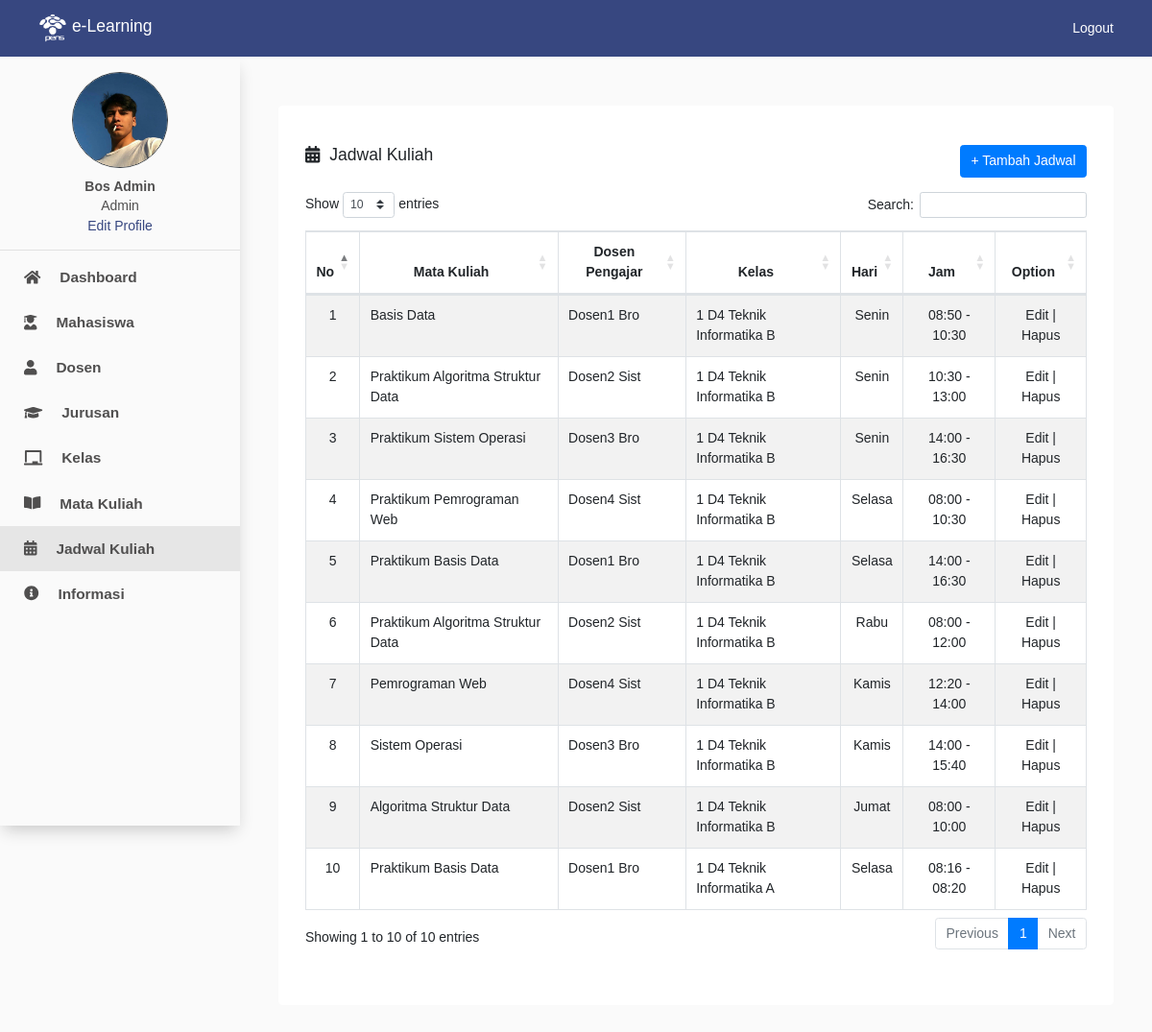
/view/admin/jadwalKuliah.php (signed in), run on the app's committed database.
### tables this page shows
CREATE TABLE `user` (
  `id` int(11) NOT NULL,
  `user_id` int(11) NOT NULL,
  `nama` varchar(100) NOT NULL,
  `email` varchar(100) NOT NULL,
  `password` varchar(100) NOT NULL,
  `nama_foto` varchar(100) NOT NULL,
  `tipe_foto` varchar(100) NOT NULL,
  `role` varchar(100) NOT NULL
);

CREATE TABLE `jadwal` (
  `id` int(11) NOT NULL,
  `matkul_id` int(11) NOT NULL,
  `dosen_id` int(11) NOT NULL,
  `kelas_id` int(11) NOT NULL,
  `hari` varchar(100) NOT NULL,
  `jam_mulai` varchar(100) NOT NULL,
  `jam_selesai` varchar(100) NOT NULL
);

CREATE TABLE `matkul` (
  `id` int(11) NOT NULL,
  `matkul` varchar(100) NOT NULL,
  `sks` varchar(100) NOT NULL
);

CREATE TABLE `dosen` (
  `id` int(11) NOT NULL,
  `nidn` varchar(100) NOT NULL,
  `nama_depan` varchar(100) NOT NULL,
  `nama_belakang` varchar(100) NOT NULL,
  `jenis_kelamin` varchar(100) NOT NULL,
  `alamat` varchar(100) NOT NULL,
  `nohp` varchar(100) NOT NULL,
  `nama_foto` varchar(100) NOT NULL,
  `tipe_foto` varchar(100) NOT NULL
);

CREATE TABLE `kelas` (
  `id` int(11) NOT NULL,
  `kelas` varchar(100) NOT NULL
);

### view/admin/jadwalKuliah.php (the view, shortened to what this page needs)
<?php
include '../../config/connection.php';
$id = $_SESSION['id'];
$query = mysqli_query($connection, "SELECT * FROM user WHERE id = $id");
$result = mysqli_fetch_assoc($query);
?>
<!DOCTYPE html>
<html lang="en">
<head>
    <link rel="stylesheet" href="https://cdn.jsdelivr.net/npm/bootstrap@4.6.0/dist/css/bootstrap.min.css">
    <link rel="stylesheet" href="https://cdnjs.cloudflare.com/ajax/libs/font-awesome/5.13.0/css/all.min.css">
    <link rel="stylesheet" href="https://cdnjs.cloudflare.com/ajax/libs/twitter-bootstrap/4.5.2/css/bootstrap.css">
    <link rel="stylesheet" href="https://cdn.datatables.net/1.10.24/css/dataTables.bootstrap4.min.css">
    <link rel="stylesheet" href="../style.css">
</head>
<body style="background: #fafafa">
    <nav class="navbar navbar-light fixed-top" style="padding: 10px 40px; background-color: #374780">
        <a class="navbar-brand" href="#" style="color: #ffff">
            <img src="../assets/pens_putih.png" width="30" height="30" class="d-inline-block align-top" alt="">
            e-Learning
        </a>
        <span class="navbar-text">
            <a href="../../config/logout.php" style="color: #ffff; text-decoration: none">Logout</a>
        </span>
    </nav>
    <div class="wrapper">
        <nav id="sidebar">
            <div style="text-align: center; margin-top: 15px">
                <?php
                if ($result['nama_foto'] == '') {
                ?><img src="../assets/user.png" width="90px" height="90px" class="rounded-circle border border-dark"><br><br>
                <?php
                } else {
                ?><img src="../../profileUser/<?php echo $result['nama_foto'] ?>" width="100px" height="100px" class="rounded-circle border border-dark"><br><br>
                <?php
                }
                ?>
                <p style="margin-top: -12px; font-weight: bold; margin-bottom: 2px"><?php echo $result['nama'] ?></p>
                <p style="margin-top: -3px; margin-bottom: 0px">Admin</p>
                <a href="" style="color:#374780" data-toggle="modal" data-target="#editProfile">Edit Profile</a>
            </div>
            <hr>
            <ul class="list-unstyled components" style="margin-top: -10px">
                <li>
                    <a href="dashboard.php"><span class="fas fa-home" style="margin-right: 20px;"></span>Dashboard</a>
                </li>
                <li>
                    <a href="daftarMahasiswa.php"><span class="fas fa-user-graduate" style="margin-right: 20px;"></span>Mahasiswa</a>
                </li>
                <li>
                    <a href="daftarDosen.php"><span class="fas fa-user" style="margin-right: 20px;"></span>Dosen</a>
                </li>
                <li>
                    <a href="daftarJurusan.php"><span class="fas fa-graduation-cap" style="margin-right: 20px;"></span>Jurusan</a>
                </li>
                <li>
                    <a href="daftarKelas.php"><span class="fas fa-chalkboard" style="margin-right: 20px;"></span>Kelas</a>
                </li>
                <li>
                    <a href="daftarMatkul.php"><span class="fas fa-book-open" style="margin-right: 20px;"></span>Mata Kuliah</a>
                </li>
                <li class="active">
                    <a href="jadwalKuliah.php"><span class="fas fa-calendar-alt" style="margin-right: 20px;"></span>Jadwal Kuliah</a>
                </li>
                <li>
                    <a href="informasi.php"><span class="fas fa-info-circle" style="margin-right: 20px;"></span>Informasi</a>
                </li>
            </ul>
        </nav>
        <div class="content">
            <div style="padding: 30px 20px">
                <div class="jumbotron" style="background-color: #fff">
                    <div style="display: flex; justify-content: space-between">
                        <h5 style="margin-top: -15px; margin-bottom: 15px"><span class="fas fa-calendar-alt" style="margin-right: 10px;"></span>Jadwal Kuliah</h5>
                        <button type="button" class="btn btn-primary" data-toggle="modal" data-target="#inputData" style="margin-top: -15px; margin-bottom: 15px">
                            + Tambah Jadwal
                        </button>
                    </div>
                    <section>
                        <table id="example" class="table table-striped table-bordered" style="width:100%">
                            <thead>
                                <tr>
                                    <th style="text-align: center">No</th>
                                    <th style="text-align: center">Mata Kuliah</th>
                                    <th style="text-align: center">Dosen Pengajar</th>
                                    <th style="text-align: center">Kelas</th>
                                    <th style="text-align: center">Hari</th>
                                    <th style="text-align: center">Jam</th>
                                    <th style="text-align: center">Option</th>
                                </tr>
                            </thead>
                            <tbody>
                                <?php
                                $dataMatkul = mysqli_query($connection, "SELECT * FROM jadwal");
                                foreach ($dataMatkul as $key => $value) {
                                    $matkul = mysqli_fetch_assoc(mysqli_query($connection, "SELECT * FROM matkul WHERE id='$value[matkul_id]'"));
                                    $dosen = mysqli_fetch_assoc(mysqli_query($connection, "SELECT * FROM dosen WHERE id='$value[dosen_id]'"));
                                    $kelas = mysqli_fetch_assoc(mysqli_query($connection, "SELECT * FROM kelas WHERE id='$value[kelas_id]'")) ?>
                                    <tr>
                                        <td style="text-align: center"><?php echo ++$key ?></td>
                                        <td><?php echo $matkul['matkul'] ?></td>
                                        <td><?php echo $dosen['nama_depan'] . ' ' . $dosen['nama_belakang'] ?></td>
                                        <td><?php echo $kelas['kelas'] ?></td>
                                        <td style="text-align: center"><?php echo $value['hari'] ?></td>
                                        <td style="text-align: center"><?php echo $value['jam_mulai'] . ' - ' . $value['jam_selesai'] ?></td>
                                        <td style="text-align: center">
                                            <a href="" data-toggle="modal" data-target="#editData<?php echo $value['id'] ?>">Edit</a> |
                                            <a href="" data-toggle="modal" data-target="#deleteData<?php echo $value['id'] ?>">Hapus</a>
                                        </td>
                                    </tr>
                                <?php
                                }
                                ?>
                            </tbody>
                        </table>
                    </section>
                </div>
            </div>
        </div>
    </div>
</body>
</html>

### view/style.css (style rules this page uses)
* { font-family: 'Poppins', sans-serif; font-size: 14px; }
.wrapper { display: flex; width: 100%; align-items: stretch; margin-top: 60px }
a, a:hover, a:focus { color: inherit; text-decoration: none; transition: all 0.3s; }
#sidebar { min-width: 250px; max-width: 250px; min-height: 100vh; background: rgb(250, 250, 250); color: rgb(80, 79, 79); transition: all 0.3s; box-shadow: 0 8px 16px -4px rgb(199, 199, 199); position: fixed; }
#sidebar ul li a { padding: 12px 25px; font-size: 1.1em; display: block; font-weight: 600; }
#sidebar ul li.active { color: rgb(80, 79, 79); background: #e6e6e6; }
.content { width: 100%; padding: 20px; min-height: 100vh; margin-left: 250px; }

### data on the page
user: nama_foto (picture), nama "Bos Admin"
jadwal: matkul.matkul "Basis Data", dosen.nama_depan "Dosen1", dosen.nama_belakang "Bro", kelas.kelas "1 D4 Teknik Informatika B", hari "Senin", jam_mulai "08:50", jam_selesai "10:30"
jadwal: matkul.matkul "Praktikum Algoritma Struktur Data", dosen.nama_depan "Dosen2", dosen.nama_belakang "Sist", kelas.kelas "1 D4 Teknik Informatika B", hari "Senin", jam_mulai "10:30", jam_selesai "13:00"
jadwal: matkul.matkul "Praktikum Sistem Operasi", dosen.nama_depan "Dosen3", dosen.nama_belakang "Bro", kelas.kelas "1 D4 Teknik Informatika B", hari "Senin", jam_mulai "14:00", jam_selesai "16:30"
jadwal: matkul.matkul "Praktikum Pemrograman Web", dosen.nama_depan "Dosen4", dosen.nama_belakang "Sist", kelas.kelas "1 D4 Teknik Informatika B", hari "Selasa", jam_mulai "08:00", jam_selesai "10:30"
jadwal: matkul.matkul "Praktikum Basis Data", dosen.nama_depan "Dosen1", dosen.nama_belakang "Bro", kelas.kelas "1 D4 Teknik Informatika B", hari "Selasa", jam_mulai "14:00", jam_selesai "16:30"
jadwal: matkul.matkul "Praktikum Algoritma Struktur Data", dosen.nama_depan "Dosen2", dosen.nama_belakang "Sist", kelas.kelas "1 D4 Teknik Informatika B", hari "Rabu", jam_mulai "08:00", jam_selesai "12:00"
jadwal: matkul.matkul "Pemrograman Web", dosen.nama_depan "Dosen4", dosen.nama_belakang "Sist", kelas.kelas "1 D4 Teknik Informatika B", hari "Kamis", jam_mulai "12:20", jam_selesai "14:00"
jadwal: matkul.matkul "Sistem Operasi", dosen.nama_depan "Dosen3", dosen.nama_belakang "Bro", kelas.kelas "1 D4 Teknik Informatika B", hari "Kamis", jam_mulai "14:00", jam_selesai "15:40"
jadwal: matkul.matkul "Algoritma Struktur Data", dosen.nama_depan "Dosen2", dosen.nama_belakang "Sist", kelas.kelas "1 D4 Teknik Informatika B", hari "Jumat", jam_mulai "08:00", jam_selesai "10:00"
jadwal: matkul.matkul "Praktikum Basis Data", dosen.nama_depan "Dosen1", dosen.nama_belakang "Bro", kelas.kelas "1 D4 Teknik Informatika A", hari "Selasa", jam_mulai "08:16", jam_selesai "08:20"
